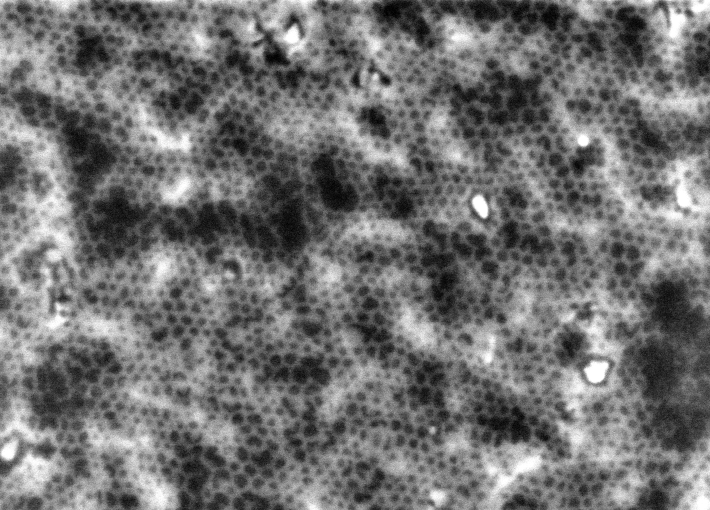
#> input picture hexagons.png, 710 x 510 px
$ python circleTest.py
#> lines starting #> are read from the running program, lines starting #| are printed output that depends on the picture
import sys
import cv2 as cv
import numpy as np
def main(argv):

    default_file = 'hexagons.png'
    filename = argv[0] if len(argv) > 0 else default_file
    # Loads an image
    src = cv.imread(cv.samples.findFile(filename), cv.IMREAD_COLOR)
#> src is the input picture: shape (510, 710, 3); min 0, max 255, mean 113.5
    # Check if image is loaded fine
    if src is None:
        print ('Error opening image!')
        print ('Usage: hough_circle.py [image_name -- default ' + default_file + '] \n')
        return -1


    gray = cv.cvtColor(src, cv.COLOR_BGR2GRAY)


    # Blur to reduce noise
    gray = cv.GaussianBlur(gray, (5, 5), 0)
    cv.imshow("Blurred Image", gray)
    cv.waitKey(0)

    #Edge detection
    gray = cv.Canny(gray, 50,51)
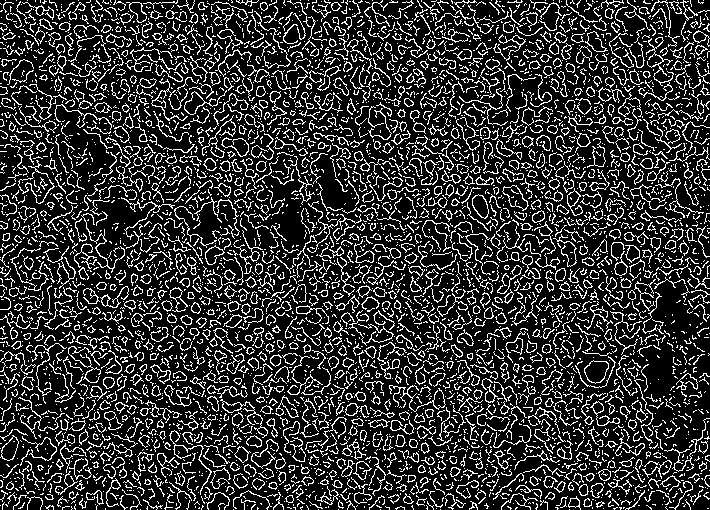
#> gray: shape (510, 710); 19.9% white in thin lines or dots
    cv.imshow("Edge Image", gray)
    cv.waitKey(0)


    rows = gray.shape[0]
#> rows = 510
    circles = cv.HoughCircles(gray, cv.HOUGH_GRADIENT, 1, rows / 8,
                               param1=100, param2=30,
                               minRadius=1, maxRadius=10)
#> circles = None


    if circles is not None:
        circles = np.uint16(np.around(circles))
        for i in circles[0, :]:
            center = (i[0], i[1])
            # circle center
            cv.circle(src, center, 1, (0, 100, 100), 3)
            # circle outline
            radius = i[2]
            cv.circle(src, center, radius, (255, 0, 255), 3)


    cv.imshow("detected circles", src)
    cv.waitKey(0)

    return 0
if __name__ == "__main__":
    main(sys.argv[1:])

$ run again, with Hex-2.png copied over hexagons.png
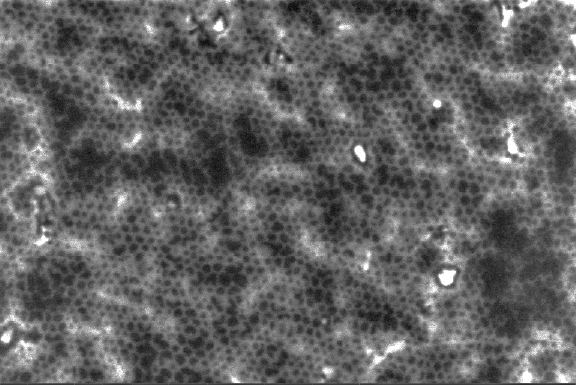
#> input picture Hex-2.png, 576 x 385 px
#> in main, src is the input picture: shape (385, 576, 3); mean B, G, R 97.7, 97.7, 97.7
#> in main, `gray = cv.Canny(gray, 50,51)`:
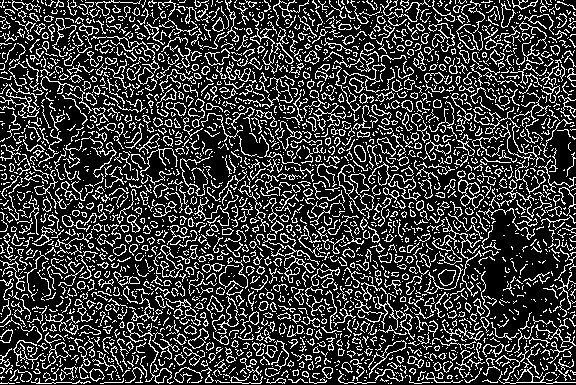
#> gray: shape (385, 576); 22.8% white in thin lines or dots
#> circles = None

$ run again, with NearestNeighbour.png copied over hexagons.png
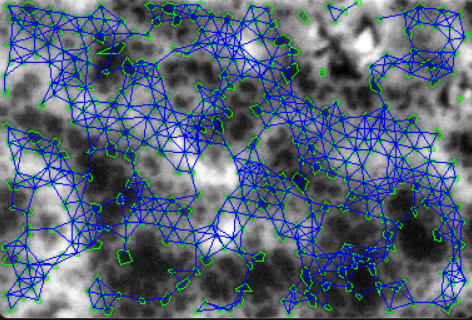
#> input picture NearestNeighbour.png, 472 x 320 px
#> in main, src is the input picture: shape (320, 472, 3); mean B, G, R 120.8, 102.2, 88
#> in main, `gray = cv.GaussianBlur(gray, (5, 5), 0)`:
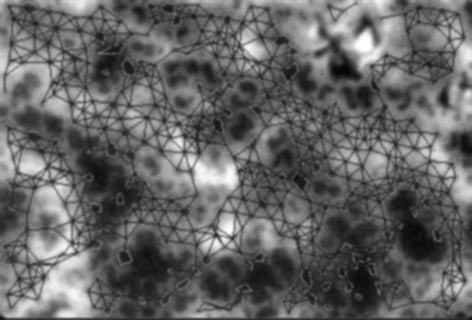
#> gray: shape (320, 472); min 4, max 255, mean 100.1
#> in main, `gray = cv.Canny(gray, 50,51)`:
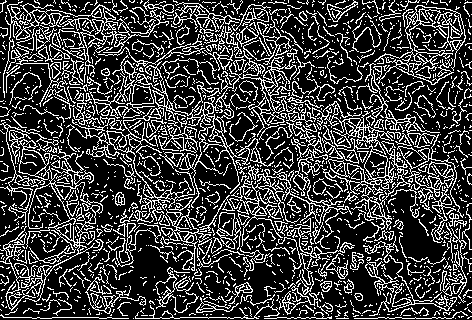
#> gray: shape (320, 472); 24.7% white in thin lines or dots
#> circles = None
